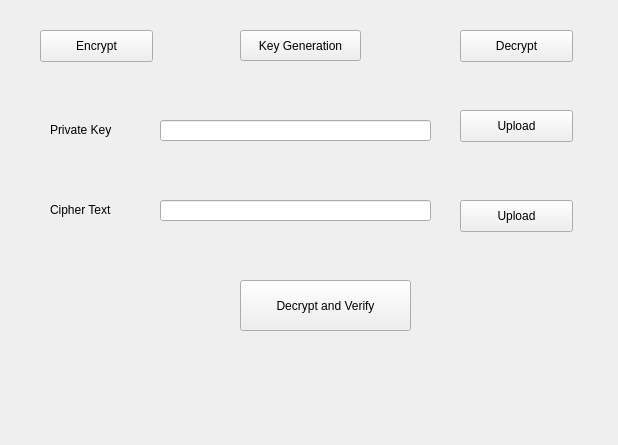
<?xml version="1.0" encoding="UTF-8"?>
<ui version="4.0">
 <class>MainWindow</class>
 <widget class="QMainWindow" name="MainWindow">
  <property name="geometry">
   <rect>
    <x>0</x>
    <y>0</y>
    <width>618</width>
    <height>445</height>
   </rect>
  </property>
  <property name="windowTitle">
   <string>MainWindow</string>
  </property>
  <widget class="QWidget" name="centralwidget">
   <widget class="QPushButton" name="encryptPageButton">
    <property name="geometry">
     <rect>
      <x>40</x>
      <y>30</y>
      <width>113</width>
      <height>32</height>
     </rect>
    </property>
    <property name="text">
     <string>Encrypt</string>
    </property>
   </widget>
   <widget class="QPushButton" name="decryptPageButton">
    <property name="geometry">
     <rect>
      <x>460</x>
      <y>30</y>
      <width>113</width>
      <height>32</height>
     </rect>
    </property>
    <property name="text">
     <string>Decrypt</string>
    </property>
   </widget>
   <widget class="QPushButton" name="keyGenerationPageButton">
    <property name="geometry">
     <rect>
      <x>240</x>
      <y>30</y>
      <width>121</width>
      <height>31</height>
     </rect>
    </property>
    <property name="text">
     <string>Key Generation</string>
    </property>
   </widget>
   <widget class="QStackedWidget" name="stackedWidget">
    <property name="geometry">
     <rect>
      <x>30</x>
      <y>60</y>
      <width>581</width>
      <height>341</height>
     </rect>
    </property>
    <property name="currentIndex">
     <number>2</number>
    </property>
    <widget class="QWidget" name="encryptPage">
     <widget class="QLabel" name="label">
      <property name="geometry">
       <rect>
        <x>20</x>
        <y>60</y>
        <width>71</width>
        <height>20</height>
       </rect>
      </property>
      <property name="text">
       <string>Public Key</string>
      </property>
     </widget>
     <widget class="QLineEdit" name="publicKeyLineEdit">
      <property name="geometry">
       <rect>
        <x>130</x>
        <y>60</y>
        <width>271</width>
        <height>21</height>
       </rect>
      </property>
     </widget>
     <widget class="QPushButton" name="publicKeyUpload">
      <property name="geometry">
       <rect>
        <x>430</x>
        <y>50</y>
        <width>113</width>
        <height>32</height>
       </rect>
      </property>
      <property name="text">
       <string>Upload</string>
      </property>
     </widget>
     <widget class="QLabel" name="label_2">
      <property name="geometry">
       <rect>
        <x>20</x>
        <y>140</y>
        <width>60</width>
        <height>16</height>
       </rect>
      </property>
      <property name="text">
       <string>Image</string>
      </property>
     </widget>
     <widget class="QLineEdit" name="imageLineEdit">
      <property name="geometry">
       <rect>
        <x>130</x>
        <y>140</y>
        <width>271</width>
        <height>21</height>
       </rect>
      </property>
     </widget>
     <widget class="QPushButton" name="imageUpload">
      <property name="geometry">
       <rect>
        <x>430</x>
        <y>140</y>
        <width>113</width>
        <height>32</height>
       </rect>
      </property>
      <property name="text">
       <string>Upload</string>
      </property>
     </widget>
     <widget class="QPushButton" name="encryptButton">
      <property name="geometry">
       <rect>
        <x>210</x>
        <y>220</y>
        <width>171</width>
        <height>51</height>
       </rect>
      </property>
      <property name="text">
       <string>Encrypt</string>
      </property>
     </widget>
    </widget>
    <widget class="QWidget" name="keyGenerationPage">
     <widget class="QPushButton" name="keyGenerationButton">
      <property name="geometry">
       <rect>
        <x>170</x>
        <y>90</y>
        <width>231</width>
        <height>81</height>
       </rect>
      </property>
      <property name="text">
       <string>Generate Public And Private key</string>
      </property>
     </widget>
    </widget>
    <widget class="QWidget" name="decryptPage">
     <widget class="QLabel" name="label_3">
      <property name="geometry">
       <rect>
        <x>20</x>
        <y>60</y>
        <width>71</width>
        <height>20</height>
       </rect>
      </property>
      <property name="text">
       <string>Private Key</string>
      </property>
     </widget>
     <widget class="QLabel" name="label_4">
      <property name="geometry">
       <rect>
        <x>20</x>
        <y>140</y>
        <width>81</width>
        <height>20</height>
       </rect>
      </property>
      <property name="text">
       <string>Cipher Text</string>
      </property>
     </widget>
     <widget class="QLineEdit" name="privateKeyLineEdit">
      <property name="geometry">
       <rect>
        <x>130</x>
        <y>60</y>
        <width>271</width>
        <height>21</height>
       </rect>
      </property>
     </widget>
     <widget class="QLineEdit" name="cypherTextLineEdit">
      <property name="geometry">
       <rect>
        <x>130</x>
        <y>140</y>
        <width>271</width>
        <height>21</height>
       </rect>
      </property>
     </widget>
     <widget class="QPushButton" name="privateKeyUpload">
      <property name="geometry">
       <rect>
        <x>430</x>
        <y>50</y>
        <width>113</width>
        <height>32</height>
       </rect>
      </property>
      <property name="text">
       <string>Upload</string>
      </property>
     </widget>
     <widget class="QPushButton" name="cipherTextUpload">
      <property name="geometry">
       <rect>
        <x>430</x>
        <y>140</y>
        <width>113</width>
        <height>32</height>
       </rect>
      </property>
      <property name="text">
       <string>Upload</string>
      </property>
     </widget>
     <widget class="QPushButton" name="decryptButton">
      <property name="geometry">
       <rect>
        <x>210</x>
        <y>220</y>
        <width>171</width>
        <height>51</height>
       </rect>
      </property>
      <property name="text">
       <string>Decrypt and Verify</string>
      </property>
     </widget>
    </widget>
   </widget>
   <zorder>decryptPageButton</zorder>
   <zorder>encryptPageButton</zorder>
   <zorder>keyGenerationPageButton</zorder>
   <zorder>stackedWidget</zorder>
  </widget>
 </widget>
 <resources/>
 <connections/>
</ui>
